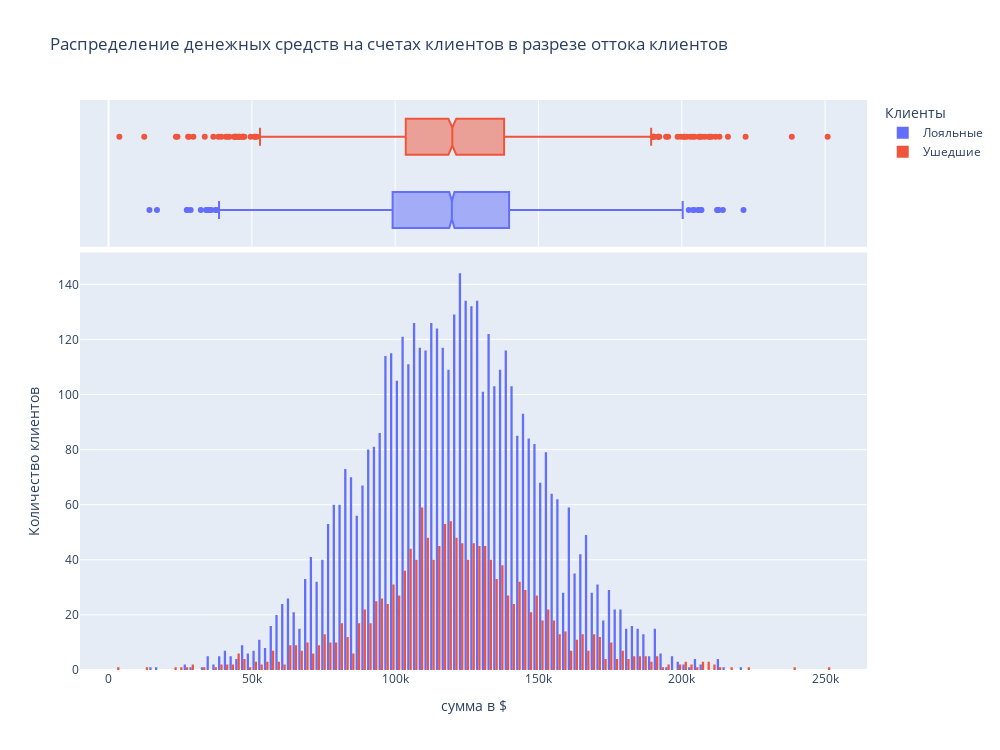

Notebook source saved alongside this figure:
### Markdown cell above
Давайте оценим **распределение денежных средств на счетах клиентов в разрезе оттока.**

### Code cell
#Строим гистограмму с помощью Plotly
fig = px.histogram(
    data_frame=Balance_data, 
    x='Balance', 
    color = 'Exited',
    height = 750, 
    width = 1000, 
    labels = {'Balance':'сумма в $', 'Exited':'Клиенты', 'count':'Количество клиентов'},
    title ='Распределение денежных средств на счетах клиентов в разрезе оттока клиентов',
    marginal = 'box',
    barmode  = 'group'
)
#Поправим подписи на осях и в легенде для повышения удобочитаемости
fig.update_layout(yaxis_title_text='Количество клиентов')
name_legend = {'0':'Лояльные', '1':'Ушедшие'}
fig.for_each_trace(lambda t: t.update(name = name_legend[t.name]))

fig.show("png")

### Figure 1 — Plotly figure (JSON) as saved in the notebook; plotly's stock layout.template omitted (floating-point values rounded to 4 significant figures; data arrays with more than 128 entries replaced by an {"elided": "..."} marker saying what was removed)
{"data": [{"alignmentgroup": "True", "bingroup": "x", "hovertemplate": "Клиенты=0<br>сумма в $=%{x}<br>count=%{y}<extra></extra>", "legendgroup": "0", "marker": {"color": "#636efa", "pattern": {"shape": ""}}, "name": "Лояльные", "offsetgroup": "0", "orientation": "v", "showlegend": true, "type": "histogram", "x": {"elided": "4846 float values"}, "xaxis": "x", "yaxis": "y"}, {"alignmentgroup": "True", "hovertemplate": "Клиенты=0<br>сумма в $=%{x}<extra></extra>", "legendgroup": "0", "marker": {"color": "#636efa"}, "name": "Лояльные", "notched": true, "offsetgroup": "0", "showlegend": false, "type": "box", "x": {"elided": "4846 float values"}, "xaxis": "x2", "yaxis": "y2"}, {"alignmentgroup": "True", "bingroup": "x", "hovertemplate": "Клиенты=1<br>сумма в $=%{x}<br>count=%{y}<extra></extra>", "legendgroup": "1", "marker": {"color": "#EF553B", "pattern": {"shape": ""}}, "name": "Ушедшие", "offsetgroup": "1", "orientation": "v", "showlegend": true, "type": "histogram", "x": {"elided": "1537 float values"}, "xaxis": "x", "yaxis": "y"}, {"alignmentgroup": "True", "hovertemplate": "Клиенты=1<br>сумма в $=%{x}<extra></extra>", "legendgroup": "1", "marker": {"color": "#EF553B"}, "name": "Ушедшие", "notched": true, "offsetgroup": "1", "showlegend": false, "type": "box", "x": {"elided": "1537 float values"}, "xaxis": "x2", "yaxis": "y2"}], "layout": {"barmode": "group", "height": 750, "legend": {"title": {"text": "Клиенты"}, "tracegroupgap": 0}, "title": {"text": "Распределение денежных средств на счетах клиентов в разрезе оттока клиентов"}, "width": 1000, "xaxis": {"anchor": "y", "domain": [0, 1], "title": {"text": "сумма в $"}}, "xaxis2": {"anchor": "y2", "domain": [0, 1], "matches": "x", "showgrid": true, "showticklabels": false}, "yaxis": {"anchor": "x", "domain": [0, 0.7326], "title": {"text": "Количество клиентов"}}, "yaxis2": {"anchor": "x2", "domain": [0.7426, 1], "matches": "y2", "showgrid": false, "showline": false, "showticklabels": false, "ticks": ""}}}
